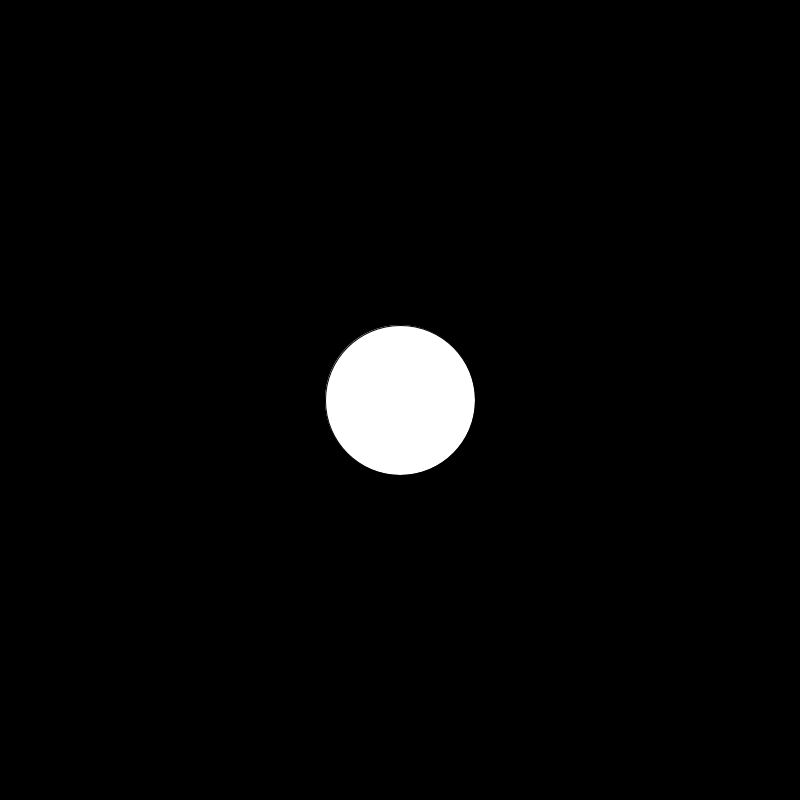
Frame 1 (no input)
Frame 60 (the mouse pressed at the canvas centre just before this capture): identical to frame 1, image omitted
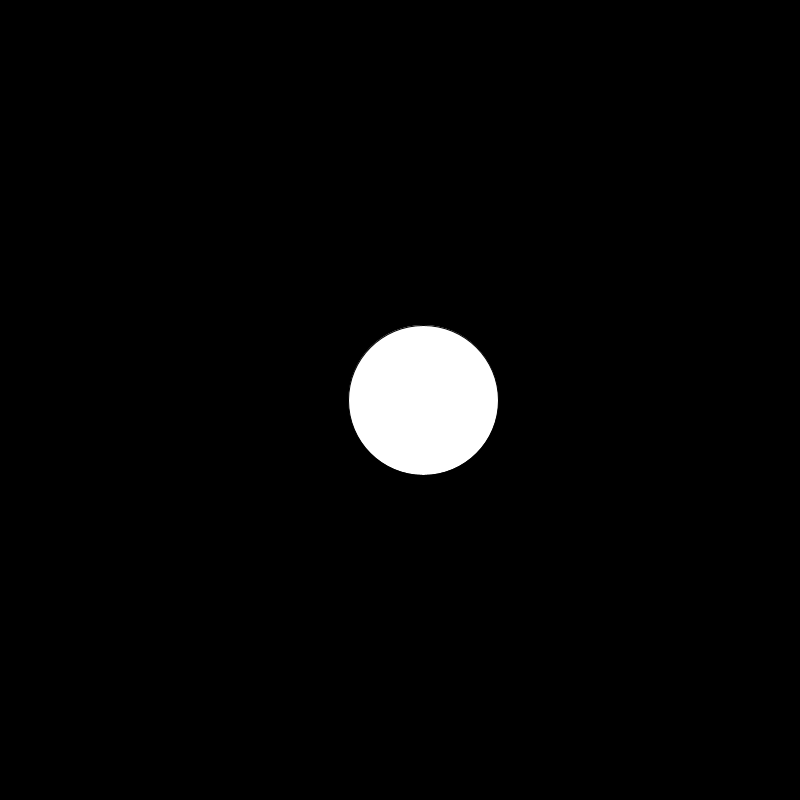
Frame 120 (the mouse held since frame 60 and released just before this capture)

The Processing sketch that drew these frames (run headless with seeded random() and noise(); from frame 60 on, the mouse is pressed at the canvas centre):

// Processing sketch: code_07_21
// ── code_07_21.pde
int time1 = 2000;
int time2 = 5000;

float x = 0;

void setup(){
  size(800, 800);
  x = width/2;
  background(0);
}

void draw(){
   int currentTime = millis();
   background (0);
   
if(currentTime > time2){
     x -= 0.5;
   }else if (currentTime > time1){
     x +=1.8;
   }
   ellipse(x, height/2, 150, 150);
}
